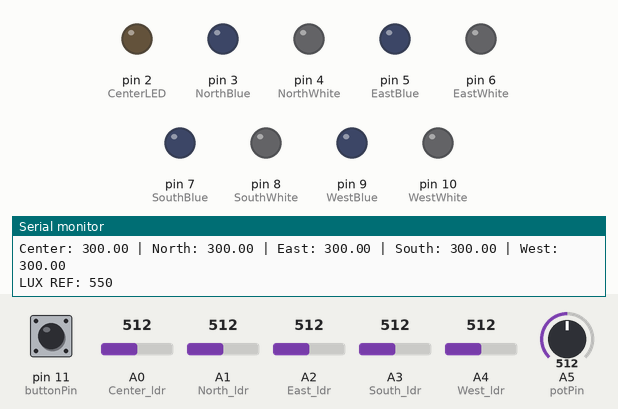
Recording of a sketch running on a simulated Arduino Uno, built with avr-gcc and run on an emulated ATmega328P. On the bench: output pins drawn as LEDs (lit = HIGH), the last lines printed to the serial monitor. The test bench sets the inputs (shaded band); at power-on: A4 (West_ldr) = 512, A1 (North_ldr) = 512, pin 11 (buttonPin) HIGH, A0 (Center_ldr) = 512, A2 (East_ldr) = 512, A3 (South_ldr) = 512, A5 (potPin) = 512.

Above: at 5.4 s.
5.5 s: A4 (West_ldr) set to 547
11.0 s: A4 (West_ldr) set to 579
At 11.6 s:
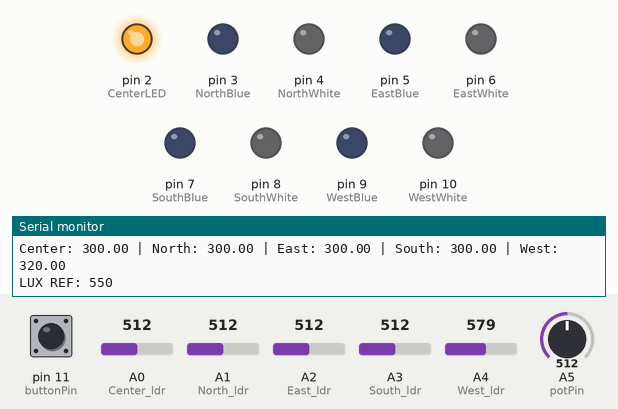
16.5 s: A1 (North_ldr) set to 833
26.6 s: A1 (North_ldr) set to 866
At 28.1 s:
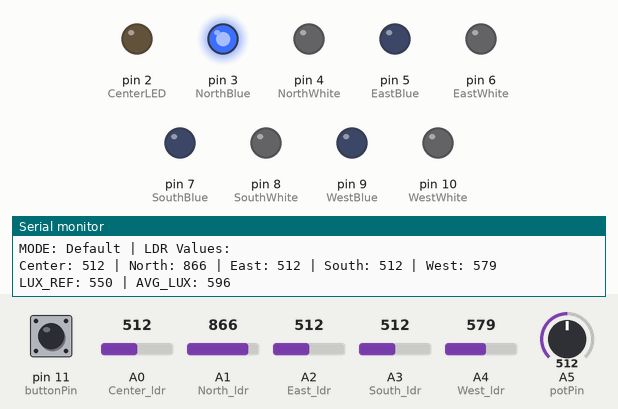
32.1 s: pin 11 (buttonPin) pulled LOW for 3 s
At 34.4 s:
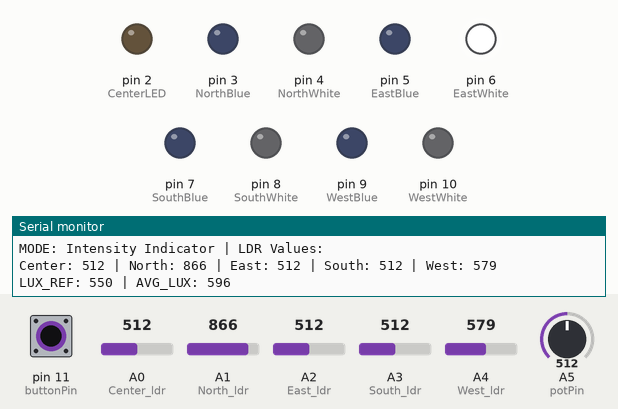
37.6 s: A0 (Center_ldr) set to 773
43.1 s: A0 (Center_ldr) set to 801
At 43.8 s:
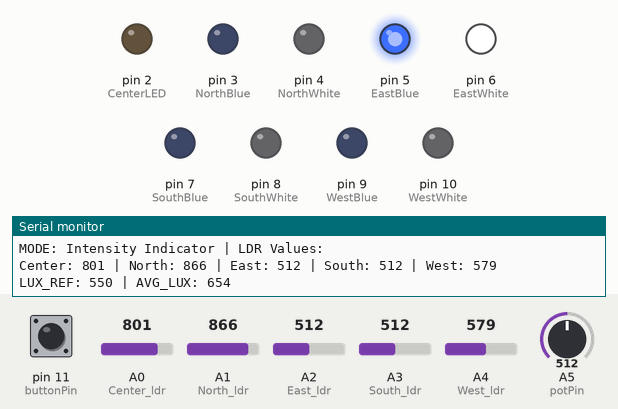
Timing chart, 0 to 46.1 s (numbered marks = the images above; inputs shaded):
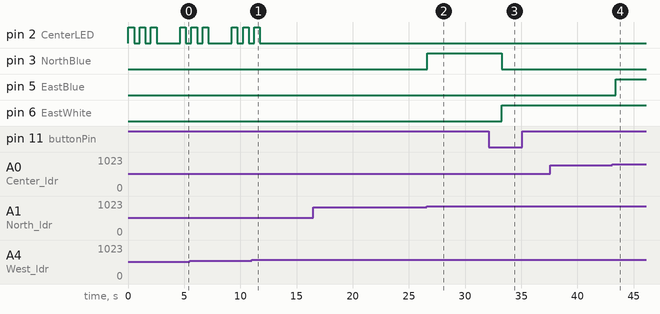

The sketch:

First_Partial_Corrected.ino
```cpp
int Center_ldr = A0;
int North_ldr = A1;
int East_ldr = A2;
int South_ldr = A3;
int West_ldr = A4;

int CenterLED = 2;
int NorthBlue = 3;
int NorthWhite = 4;
int EastBlue = 5;
int EastWhite = 6;
int SouthBlue = 7;
int SouthWhite = 8;
int WestBlue = 9;
int WestWhite = 10;

int buttonPin = 11;
int potPin = A5;
int THRESHOLD = 50;

int mode = 0;
int luxReference = 600;
int lastButtonState = HIGH;
int avgLux = 0;

int calculateAverage(int ldrValues[]);

void intensityIndicator(int ldrValues[]);  // Declare the function here
void defaultMode(int ldrValues[]);
void Alarm(int ldrValues[]);
void blinkCenterLED();
void controlDirectionalLEDs(int ldrValues[]);
void controlCenterLED(int value);
void controlNorthLED(int value);
void controlEastLED(int value);
void controlSouthLED(int value);
void controlWestLED(int value);
void logLuxData(float luxValues[]);
void logData(int ldrValues[]);
void turnOffAllLEDs();
void turnOnAllLEDs();
float analogToLux(int analogValue);

void setup() {
  pinMode(CenterLED, OUTPUT);
  pinMode(NorthBlue, OUTPUT);
  pinMode(NorthWhite, OUTPUT);
  pinMode(EastBlue, OUTPUT);
  pinMode(EastWhite, OUTPUT);
  pinMode(SouthBlue, OUTPUT);
  pinMode(SouthWhite, OUTPUT);
  pinMode(WestBlue, OUTPUT);
  pinMode(WestWhite, OUTPUT);
  Serial.begin(9600);
}

void loop() {
  int ldrValues[5] = {
    analogRead(Center_ldr),
    analogRead(North_ldr),
    analogRead(East_ldr),
    analogRead(South_ldr),
    analogRead(West_ldr)
  };

  luxReference = map(analogRead(potPin), 0, 1023, 300, 800);
  avgLux = calculateAverage(ldrValues);

  float luxValues[5];
  for (int i = 0; i < 5; i++) {
    luxValues[i] = analogToLux(ldrValues[i]);
  }

  logLuxData(luxValues);

  int buttonState = digitalRead(buttonPin);
  if (buttonState == LOW && lastButtonState == HIGH) {
    mode = (mode + 1) % 3; // Cycle through modes
    delay(200); // Debounce
  }
  lastButtonState = buttonState;

  switch (mode) {
    case 0:
      defaultMode(ldrValues);
      break;
    case 1:
      intensityIndicator(ldrValues);
      break;
    case 2:
      Alarm(ldrValues);
      break;
  }
  logData(ldrValues);
  delay(500);
}

float analogToLux(int analogValue) {
  // Map analog value (0–1023) to lux range (50–600)
  return map(analogValue, 0, 1023, 0, 600);
}

void logLuxData(float luxValues[]) {
  Serial.println("LUX VALUES:");
  Serial.print("Center: "); Serial.print(luxValues[0], 2);
  Serial.print(" | North: "); Serial.print(luxValues[1], 2);
  Serial.print(" | East: "); Serial.print(luxValues[2], 2);
  Serial.print(" | South: "); Serial.print(luxValues[3], 2);
  Serial.print(" | West: "); Serial.println(luxValues[4], 2);
  Serial.print("LUX REF: ");
  Serial.println(luxReference);
}

//////////////////////////////////////////////////////////////////////////
//////////////////////////////////////////////////////////////////////////
//////////////////////////////////////////////////////////////////////////
void defaultMode(int ldrValues[]) {
  bool allSimilar = true;
  int referenceValue = ldrValues[0];

  for (int i = 1; i < 5; i++) {
    if (abs(ldrValues[i] - referenceValue) > THRESHOLD) {
      allSimilar = false;
      break;
    }
  }

  if (allSimilar) {
    blinkCenterLED();
    turnOffAllLEDs();
  } else {
    controlDirectionalLEDs(ldrValues);
  }
  delay(1000);
}

void blinkCenterLED() {
  for (int i = 0; i < 3; i++) {
    digitalWrite(CenterLED, HIGH);
    delay(500);
    digitalWrite(CenterLED, LOW);
    delay(500);
  }
}

void controlDirectionalLEDs(int ldrValues[]) {
  // Turn off all LEDs initially
  turnOffAllLEDs();

  controlCenterLED(ldrValues[0]);
  controlNorthLED(ldrValues[1]);
  controlEastLED(ldrValues[2]);
  controlSouthLED(ldrValues[3]);
  controlWestLED(ldrValues[4]);
}

void controlCenterLED(int value) {
  digitalWrite(CenterLED, value >= 950 ? HIGH : LOW);
  if(value>=850){
    blinkCenterLED();
  }
}

void controlNorthLED(int value) {
  digitalWrite(NorthBlue, value >= 850 ? HIGH : LOW);
  digitalWrite(NorthWhite, value >= 900 ? HIGH : LOW);
}

void controlEastLED(int value) {
  digitalWrite(EastBlue, value >= 850 ? HIGH : LOW);
  digitalWrite(EastWhite, value >= 900 ? HIGH : LOW);
}

void controlSouthLED(int value) {
  digitalWrite(SouthBlue, value >= 850 ? HIGH : LOW);
  digitalWrite(SouthWhite, value >= 900 ? HIGH : LOW);
}

void controlWestLED(int value) {
  digitalWrite(WestBlue, value >= 790 ? HIGH : LOW);
  digitalWrite(WestWhite, value >= 750 ? HIGH : LOW);
}

//////////////////////////////////////////////////////////////////////////
//////////////////////////////////////////////////////////////////////////
//////////////////////////////////////////////////////////////////////////
void intensityIndicator(int ldrValues[]) {
  turnOffAllLEDs(); // Ensure all LEDs are off at the start

  int ledPins[5] = {EastWhite, EastBlue, CenterLED, WestBlue, WestWhite};
  int level = 0;

  if (avgLux > 550 && avgLux <= 650) level = 1;
  else if (avgLux > 650 && avgLux <= 750) level = 2;
  else if (avgLux > 750 && avgLux <= 850) level = 3;
  else if (avgLux > 850 && avgLux <= 950) level = 4;
  else if (avgLux > 950) level = 5;

  for (int i = 0; i < level; i++) {
    digitalWrite(ledPins[i], HIGH);
  }
}

//////////////////////////////////////////////////////////////////////////
//////////////////////////////////////////////////////////////////////////
//////////////////////////////////////////////////////////////////////////
void Alarm(int ldrValues[]) {
  turnOffAllLEDs();

  if (avgLux > luxReference) {
    Serial.println("ALARM ACTIVATED");
    for (int i = 0; i < 3; i++) { // Blink all LEDs
      turnOnAllLEDs();
      delay(200);
      turnOffAllLEDs();
      delay(200);
    }
  }
}

void turnOffAllLEDs() {
  digitalWrite(CenterLED, LOW);
  digitalWrite(NorthBlue, LOW);
  digitalWrite(NorthWhite, LOW);
  digitalWrite(EastBlue, LOW);
  digitalWrite(EastWhite, LOW);
  digitalWrite(SouthBlue, LOW);
  digitalWrite(SouthWhite, LOW);
  digitalWrite(WestBlue, LOW);
  digitalWrite(WestWhite, LOW);
}

void turnOnAllLEDs() {
  digitalWrite(CenterLED, HIGH);
  digitalWrite(NorthBlue, HIGH);
  digitalWrite(NorthWhite, HIGH);
  digitalWrite(EastBlue, HIGH);
  digitalWrite(EastWhite, HIGH);
  digitalWrite(SouthBlue, HIGH);
  digitalWrite(SouthWhite, HIGH);
  digitalWrite(WestBlue, HIGH);
  digitalWrite(WestWhite, HIGH);
}

int calculateAverage(int ldrValues[]) {
  int sum = 0;
  for (int i = 0; i < 5; i++) {
    sum += ldrValues[i];
  }
  return sum / 5;
}

void logData(int ldrValues[]) {
  Serial.print("MODE: ");
  Serial.print(mode == 0 ? "Default" : mode == 1 ? "Intensity Indicator" : "Alarm");
  Serial.println(" | LDR Values:");
  Serial.print("Center: "); Serial.print(ldrValues[0]);
  Serial.print(" | North: "); Serial.print(ldrValues[1]);
  Serial.print(" | East: "); Serial.print(ldrValues[2]);
  Serial.print(" | South: "); Serial.print(ldrValues[3]);
  Serial.print(" | West: "); Serial.println(ldrValues[4]);
  Serial.print("LUX_REF: ");
  Serial.print(luxReference);
  Serial.print(" | AVG_LUX: ");
  Serial.println(avgLux);
}
```

Measured:
- the behaviour switches between 562 and 563 on A4 (West_ldr) (found by bisection; images 0 and 1)
- the behaviour switches between 849 and 850 on A1 (North_ldr) (found by bisection; images 1 and 2)
- the behaviour switches between 785 and 786 on A0 (Center_ldr) (found by bisection; images 3 and 4)
- after the input at 11.0 s, pin 2 (CenterLED): goes on until 11.7 s, then stays LOW
- after the input at 26.6 s, pin 3 (NorthBlue): LOW → HIGH after 0.05 s
- after the input at 32.1 s, pin 3 (NorthBlue): HIGH → LOW after 1.2 s; pin 6 (EastWhite): LOW → HIGH after 1.2 s
- after the input at 43.1 s, pin 5 (EastBlue): LOW → HIGH after 0.31 s
